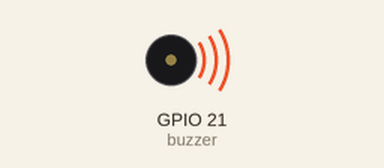
The program below on a simulated ESP32 board running MicroPython. On the bench: buzzer (waves = sounding). At 12.0 s the program stops and its outputs stay as they are.

Above: at 0.15 s.
At 11.8 s:
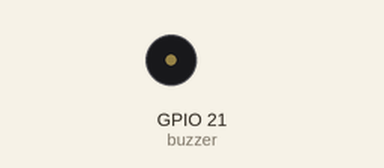
Timing chart, 0 to 13.3 s (numbered marks = the images above):
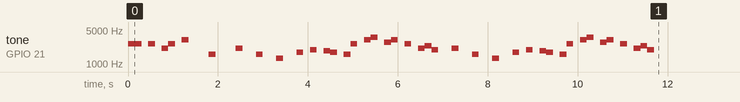

The program:

lag.py
```python
# kóði með Raspberry Pi (virkar á ESP32)
# https://www.coderdojotc.org/micropython/sound/
# https://techtotinker.com/2020/09/18/007-esp32-micropython-how-to-make-some-sound-with-micropython/

from machine import Pin, PWM
from utime import sleep
buzzer = PWM(Pin(21))

tones = {
"B0": 31,"C1": 33,"CS1": 35,"D1": 37,"DS1": 39,"E1": 41,"F1": 44,"FS1": 46,
"G1": 49,"GS1": 52,"A1": 55,"AS1": 58,"B1": 62,"C2": 65,
"CS2": 69,"D2": 73,"DS2": 78,"E2": 82,"F2": 87,"FS2": 93,"G2": 98,
"GS2": 104,"A2": 110,"AS2": 117,"B2": 123,"C3": 131,"CS3": 139,
"D3": 147,"DS3": 156,"E3": 165,"F3": 175,"FS3": 185,
"G3": 196,"GS3": 208,"A3": 220,"AS3": 233,"B3": 247,"C4": 262,"CS4": 277,"D4": 294,"DS4": 311,
"E4": 330,"F4": 349,"FS4": 370,"G4": 392,"GS4": 415,"A4": 440,"AS4": 466,"B4": 494,"C5": 523,"CS5": 554,"D5": 587,"DS5": 622,"E5": 659,"F5": 698,
"FS5": 740,"G5": 784,"GS5": 831,"A5": 880,"AS5": 932,"B5": 988,"C6": 1047,"CS6": 1109,"D6": 1175,"DS6": 1245,"E6": 1319,"F6": 1397,"FS6": 1480,"G6": 1568,"GS6": 1661,
"A6": 1760,"AS6": 1865,"B6": 1976,"C7": 2093,"CS7": 2217,"D7": 2349,"DS7": 2489,"E7": 2637,"F7": 2794,"FS7": 2960,"G7": 3136,"GS7": 3322,"A7": 3520,
"AS7": 3729,"B7": 3951,"C8": 4186,"CS8": 4435,"D8": 4699,"DS8": 4978
}

mario = ["E7", "E7", 0, "E7", 0, "C7", "E7", 0, "G7", 0, 0, 0, "G6", 0, 0, 0, "C7", 0, 0, "G6",
         0, 0, "E6", 0, 0, "A6", 0, "B6", 0, "AS6", "A6", 0, "G6", "E7", 0, "G7", "A7", 0, "F7", "G7",
         0, "E7", 0,"C7", "D7", "B6", 0, 0, "C7", 0, 0, "G6", 0, 0, "E6", 0, 0, "A6", 0, "B6", 0,
         "AS6", "A6", 0, "G6", "E7", 0, "G7", "A7", 0, "F7", "G7", 0, "E7", 0,"C7", "D7", "B6", 0, 0]

def playtone(frequency):
    buzzer.duty_u16(1000)
    buzzer.freq(frequency)

def playsong(mysong):
    for i in range(len(mysong)): # vinnum með eitt í einu úr mario listanum, notum i sem vísun í listanum. i er fyrst 0 sem vísar í fyrsta sætið í lista og svo í hækkandi röð þar til listinn er búinn.
        if (mysong[i] == 0 ):    # t.d. mysong[2] vísar í "0"
            buzzer.duty_u16(0)   # ekki hljóð
        else:
            playtone(tones[mysong[i]])  # mysong[0] vísra í fyrstu nótuna þ.e. "E7".
        sleep(0.15)
    buzzer.duty_u16(0)  # slökkva á laginu

# play song
playsong(mario)
```

Measured:
- by itself, tone on GPIO 21 (buzzer): plays 2637 Hz for 0.30 s, 2637 Hz for 0.15 s, 2093 Hz for 0.15 s, 2637 Hz for 0.15 s, 3136 Hz for 0.15 s, 1568 Hz for 0.15 s … (40 notes in this stretch)
